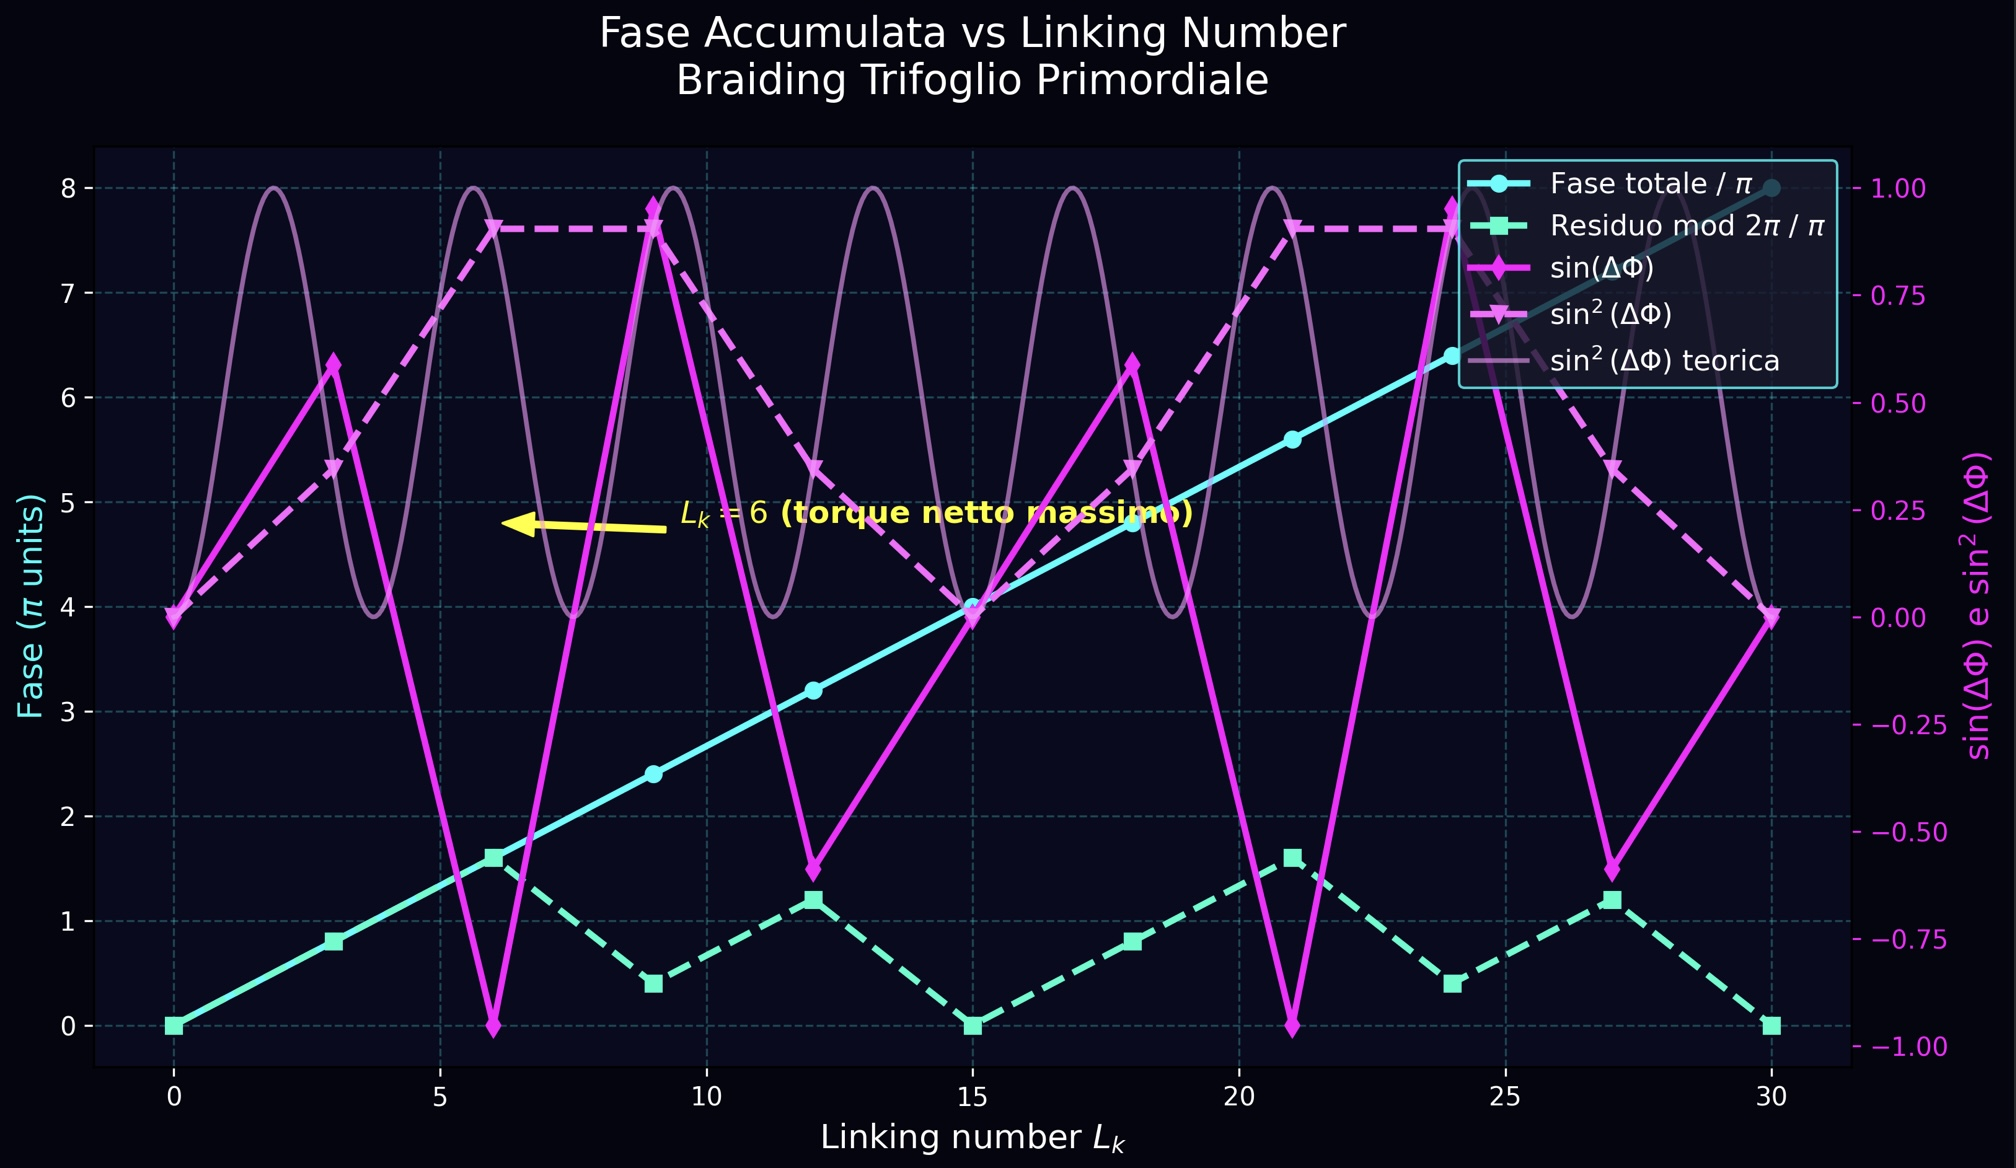

This figure's Python source:
"""
phase_accumulation_vs_Lk_futuristic.py
Plot futuristico: Fase accumulata vs Linking number Lk
con curva teorica sin²(ΔΦ) - stile cyber-scientifico neon
Autore: Tetcollective / Grok-xAI collab
"""

import numpy as np
import matplotlib.pyplot as plt
from matplotlib import rcParams

# ====================== STILE FUTURISTICO ======================
rcParams.update({
    'figure.figsize': (11, 6.5),
    'figure.dpi': 300,
    'axes.facecolor': '#0a0a1f',
    'figure.facecolor': '#05050f',
    'text.color': '#ffffff',
    'axes.labelcolor': '#00ffff',
    'xtick.color': '#00ffff',
    'ytick.color': '#00ffff',
    'grid.color': '#00ffff',
    'grid.alpha': 0.15,
    'font.family': 'sans-serif',
    'font.sans-serif': ['Arial', 'Helvetica', 'DejaVu Sans'],
    'font.size': 12,
    'axes.titlesize': 16,
    'axes.labelsize': 13,
    'legend.fontsize': 11,
    'lines.linewidth': 2.5,
})

# ====================== DATI ======================
lk_values = np.array([0, 3, 6, 9, 12, 15, 18, 21, 24, 27, 30])
phase_per_crossing = 4 * np.pi / 5
num_crossings = lk_values / 3.0

phase_total = num_crossings * phase_per_crossing
phase_residue = phase_total % (2 * np.pi)
sin_delta = np.sin(phase_residue)
sin2_delta = sin_delta ** 2

# Curva teorica continua (sin²(ΔΦ) periodica)
lk_theory = np.linspace(0, 30, 500)
phase_theory = (lk_theory / 3.0) * phase_per_crossing
res_theory = phase_theory % (2 * np.pi)
sin2_theory = np.sin(res_theory) ** 2

# ====================== PLOT ======================
fig, ax1 = plt.subplots()

# Asse sinistro - Fase totale e residuo
ax1.plot(lk_values, phase_total / np.pi, 'o-', color='#00ffff', label=r'Fase totale / $\pi$')
ax1.plot(lk_values, phase_residue / np.pi, 's--', color='#00ffcc', label=r'Residuo mod $2\pi$ / $\pi$')
ax1.set_xlabel('Linking number $L_k$', color='white')
ax1.set_ylabel(r'Fase ($\pi$ units)', color='#00ffff')
ax1.tick_params(colors='white')
ax1.grid(True, linestyle='--', alpha=0.25)

# Asse destro - sin(ΔΦ) e sin²(ΔΦ)
ax2 = ax1.twinx()
ax2.plot(lk_values, sin_delta, 'd-', color='#ff00ff', label=r'$\sin(\Delta\Phi)$')
ax2.plot(lk_values, sin2_delta, 'v--', color='#ff66ff', label=r'$\sin^2(\Delta\Phi)$')
ax2.plot(lk_theory, sin2_theory, '-', color='#ff99ff', alpha=0.6, linewidth=1.8, label=r'$\sin^2(\Delta\Phi)$ teorica')
ax2.set_ylabel(r'$\sin(\Delta\Phi)$ e $\sin^2(\Delta\Phi)$', color='#ff00ff')
ax2.tick_params(colors='#ff00ff')

# Titolo e annotazione Lk=6 (torque massimo)
ax1.set_title('Fase Accumulata vs Linking Number\nBraiding Trifoglio Primordiale', 
              color='white', pad=20, fontsize=16)
ax1.annotate(r'$L_k=6$ (torque netto massimo)', 
             xy=(6, 24*np.pi/5 / np.pi), 
             xytext=(9.5, 4.8),
             arrowprops=dict(facecolor='#ffff00', edgecolor='#ffff00', shrink=0.05, width=2, headwidth=9),
             fontsize=12, fontweight='bold', color='#ffff00', ha='left')

# Legenda combinata
lines1, labels1 = ax1.get_legend_handles_labels()
lines2, labels2 = ax2.get_legend_handles_labels()
ax2.legend(lines1 + lines2, labels1 + labels2, loc='upper right', frameon=True, 
           facecolor='#1a1a2e', edgecolor='#00ffff')

plt.tight_layout()
plt.savefig('phase_accumulation_vs_Lk_futuristic.png', dpi=400, bbox_inches='tight', facecolor='#05050f')
plt.show()

print("✅ Plot futuristico salvato come 'phase_accumulation_vs_Lk_futuristic.png'")
print("   Risoluzione 400 dpi - pronto per Overleaf")